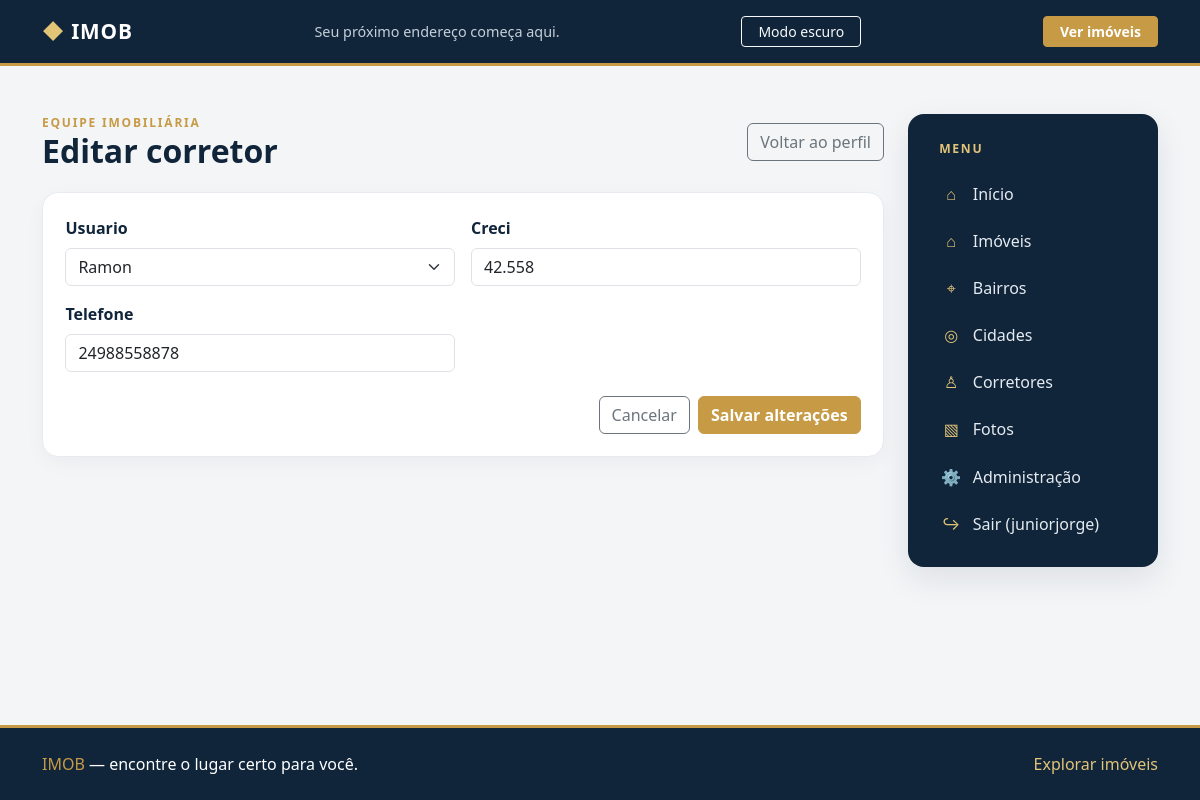
Screenshot of /corretores/2/editar/ (signed in) with the database file from the repository.
### Corretores/models.py (models this page shows, shortened)
class Corretor(models.Model):
    usuario = models.OneToOneField('auth.User', on_delete=models.CASCADE)
    creci = models.CharField(max_length=20, unique=True, blank=True, null=True)
    telefone = models.CharField(max_length=15, blank=True, null=True)

### Corretores/views.py (the view, shortened to what this page needs)
# urls.py: path('corretores/<int:pk>/editar/', login_required(views.CorretorUpdateView.as_view()), name='corretores_update'),
class CorretorUpdateView(CorretorWebContextMixin, CorretorFormStyleMixin, UpdateView):
    model = Corretor
    form_class = CorretorForm
    template_name = 'corretores_update.html'
    success_url = reverse_lazy('corretores_list')

### Corretores/forms.py
class CorretorForm(forms.ModelForm):
    class Meta:
        model = Corretor
        fields = '__all__'

### Corretores/views.py (called while the page is built)
    def get_context_data(self, **kwargs):
        context = super().get_context_data(**kwargs)
        context.update({
            "list_url": "corretores_list",
            "create_url": "corretores_create",
            "detail_url": "corretores_detail",
            "update_url": "corretores_update",
            "delete_url": "corretores_delete",
        })
        return context

    def get_form(self, form_class=None):
        form = super().get_form(form_class)
        for field in form.fields.values():
            input_type = getattr(field.widget, "input_type", None)
            field.widget.attrs["class"] = "form-select" if input_type == "select" else "form-control"
        return form

### Corretores/templates/corretores_update.html (shortened to what this page needs)
{% extends "base.html" %}
{% block content %}
<div class="page-heading"><div><div class="page-kicker">Equipe imobiliária</div><h1 class="page-title h2">Editar corretor</h1></div><a class="btn btn-outline-secondary" href="{% url detail_url object.pk %}">Voltar ao perfil</a></div>
<div class="panel"><form method="post" novalidate><div class="row g-3">{% for field in form %}<div class="col-md-6"><label class="form-label" for="{{ field.id_for_label }}">{{ field.label }}</label>{{ field }}</div>{% endfor %}</div><div class="d-flex justify-content-end gap-2 mt-4"><a class="btn btn-outline-secondary" href="{% url detail_url object.pk %}">Cancelar</a><button class="btn btn-gold" type="submit">Salvar alterações</button></div></form></div>
{% endblock %}

### app/templates/base.html (shortened to what this page needs)
{% load static %}
<!doctype html>
<html lang="pt-BR">
<head>
    <link href="https://cdn.jsdelivr.net/npm/bootstrap@5.3.3/dist/css/bootstrap.min.css" rel="stylesheet">
</head>
<body>
    <header class="site-header">
        <div class="container py-3 d-flex align-items-center justify-content-between gap-3">
            <a class="brand" href="{% url 'home' %}"><span class="brand-mark">◆</span> IMOB</a>
            <span class="header-note">Seu próximo endereço começa aqui.</span>
            <button class="btn btn-outline-light btn-sm px-3" id="theme-toggle" type="button" aria-pressed="false">
            </button>
            {% if user.is_authenticated %}
                <a class="btn btn-gold btn-sm px-3" href="{% url 'imoveis_list' %}">Ver imóveis</a>
            {% else %}
                <a class="btn btn-gold btn-sm px-3" href="{% url 'login' %}">Entrar</a>
            {% endif %}
        </div>
    </header>
    <main class="site-main container py-4 py-lg-5">
        <div class="page-layout{% if request.resolver_match.url_name == 'login' %} page-layout-login{% endif %}">
            <section class="page-content">
                {% block content %}{% endblock %}
            </section>
            {% if request.resolver_match.url_name != 'login' %}
                <aside class="side-menu" aria-label="Menu principal">
                    <div class="side-menu-title">Menu</div>
                    <nav>
                        <a class="side-link" href="{% url 'home' %}"><span class="side-icon">⌂</span> Início</a>
                        <a class="side-link" href="{% url 'imoveis_list' %}"><span class="side-icon">⌂</span> Imóveis</a>
                        {% if user.is_authenticated %}
                            <a class="side-link" href="{% url 'bairros_list' %}"><span class="side-icon">⌖</span> Bairros</a>
                            <a class="side-link" href="{% url 'cidades_list' %}"><span class="side-icon">◎</span> Cidades</a>
                            <a class="side-link" href="{% url 'corretores_list' %}"><span class="side-icon">♙</span> Corretores</a>
                            <a class="side-link" href="{% url 'fotos_list' %}"><span class="side-icon">▧</span> Fotos</a>
                            <a class="side-link" href="/admin/"><span class="side-icon">⚙</span> Administração</a>
                            <form method="post" action="{% url 'logout' %}">
                                <button class="side-link w-100 border-0 bg-transparent text-start" type="submit">
                                    <span class="side-icon">↪</span> Sair ({{ user.username }})
                                </button>
                            </form>
                        {% else %}
                            <a class="side-link" href="{% url 'login' %}"><span class="side-icon">↪</span> Entrar</a>
                        {% endif %}
                    </nav>
                </aside>
            {% endif %}
        </div>
    </main>
    <footer class="site-footer mt-4">
        <div class="container py-4 d-flex flex-column flex-sm-row justify-content-between align-items-sm-center gap-2">
            <span><span class="text-gold">IMOB</span> &mdash; encontre o lugar certo para você.</span>
            <a class="footer-link" href="{% url 'imoveis_list' %}">Explorar imóveis</a>
        </div>
    </footer>
</body>
</html>

### app/templates/base.html (style rules this page uses)
:root { --navy: #10243a; --navy-light: #183652; --gold: #c79b45; --gold-light: #e2c477; --ink: #263442; --muted: #728091; --surface: #fff; --page: #f3f5f7; }
body { min-height: 100vh; display: flex; flex-direction: column; background: var(--page); color: var(--ink); }
.site-header, .site-footer { background: var(--navy); color: #fff; }
.site-header { border-bottom: 3px solid var(--gold); }
.brand { color: #fff; font-size: 1.3rem; font-weight: 700; letter-spacing: .04em; text-decoration: none; }
.brand-mark { color: var(--gold-light); }
.header-note { color: #c6d0da; font-size: .9rem; }
.site-main { flex: 1; }
.page-layout { display: grid; grid-template-columns: minmax(0, 1fr) 250px; gap: 1.5rem; align-items: start; }
.page-content { min-width: 0; }
.side-menu { position: sticky; top: 1.25rem; background: var(--navy); color: #fff; border-radius: 1rem; padding: 1.25rem; box-shadow: 0 12px 32px #10243a18; }
.side-menu-title { color: var(--gold-light); font-size: .76rem; font-weight: 700; letter-spacing: .14em; text-transform: uppercase; margin: .35rem .7rem .8rem; }
.side-link { display: flex; align-items: center; gap: .7rem; padding: .72rem .8rem; border-radius: .65rem; color: #e5ebf1; text-decoration: none; transition: .18s ease; }
.side-icon { color: var(--gold-light); width: 1.3rem; text-align: center; }
.page-heading { display: flex; justify-content: space-between; align-items: center; gap: 1rem; margin-bottom: 1.35rem; }
.page-title { color: var(--navy); font-weight: 700; margin: 0; }
.page-kicker { color: var(--gold); font-size: .75rem; font-weight: 700; letter-spacing: .15em; text-transform: uppercase; }
.panel, .stat-card, .property-card { background: var(--surface); border: 1px solid #e7ebef; border-radius: 1rem; box-shadow: 0 6px 20px #10243a0a; }
.panel { padding: 1.4rem; }
.btn-gold { background: var(--gold); border-color: var(--gold); color: #fff; font-weight: 600; }
.text-gold { color: var(--gold) !important; }
.form-label { color: var(--navy); font-weight: 600; }
.site-footer { border-top: 3px solid var(--gold); }
.footer-link { color: var(--gold-light); text-decoration: none; }

### rows the page displays
Corretor: form "Ramon" "42.558" "24988558878"

### other values shown
{{ field.label }} "Usuario" "Creci" "Telefone"
{{ user.username }} "juniorjorge"
